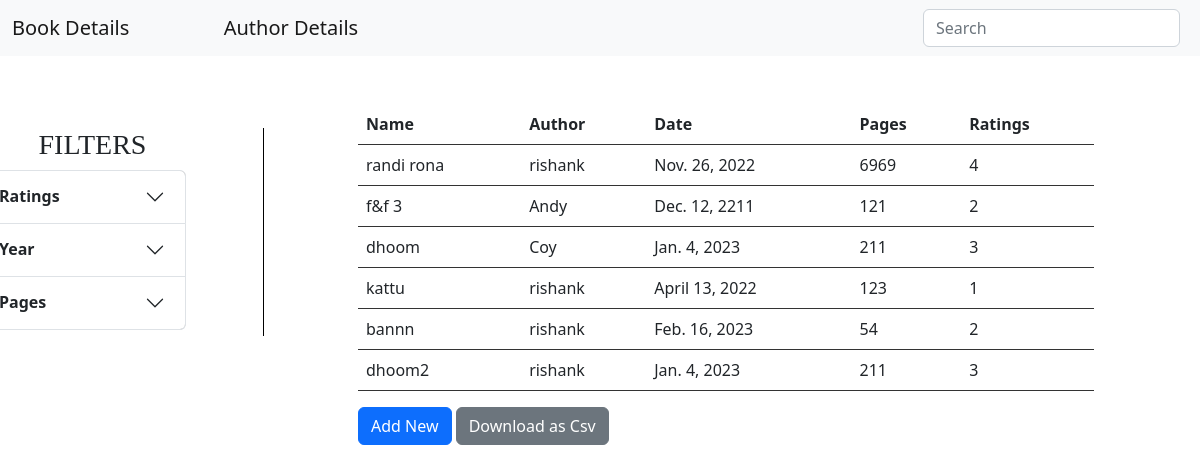
Page /books on the earlier database version.
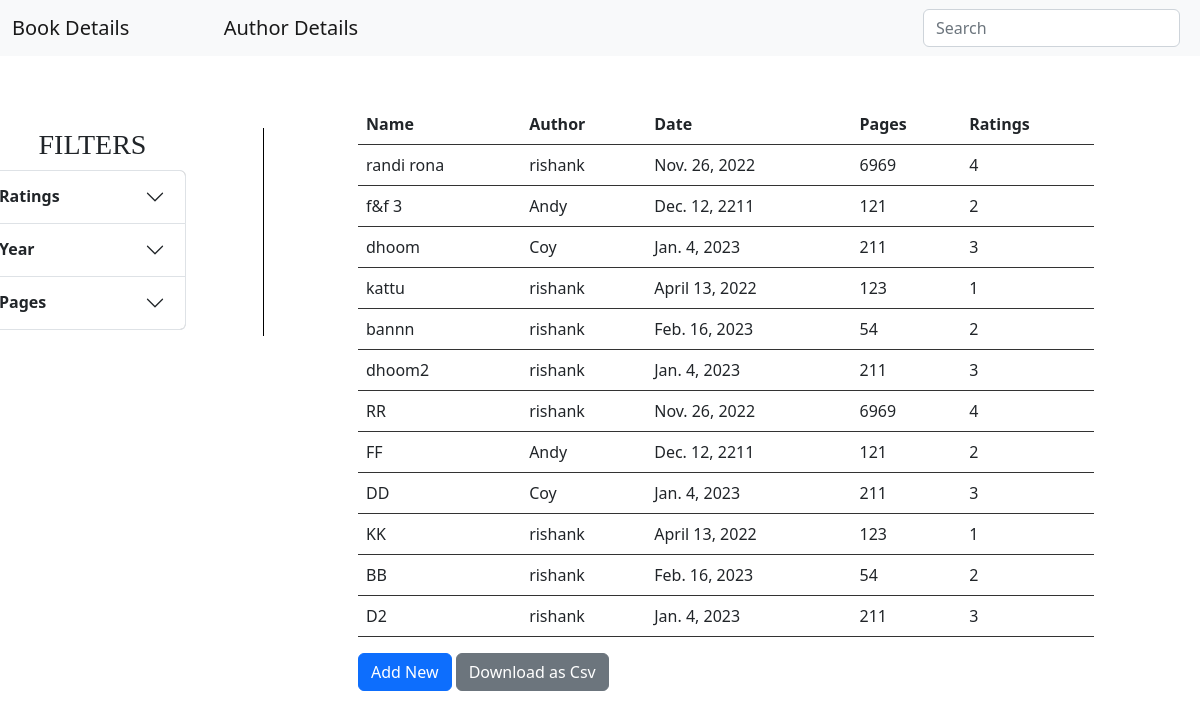
Same page on the later database version.
### authdetails/models.py (models this page shows, shortened)
class bookDet(models.Model):
    book_name = models.CharField(max_length=60, unique=True)
    book_author = models.ForeignKey("authorDet", on_delete=models.CASCADE)
    book_date = models.DateField()
    book_pages = models.IntegerField()
    average_critics_rating = models.IntegerField()

class authorDet(models.Model):
    GENDER_CHOICES = (
        ('M', 'Male'),
        ('F', 'Female'),
        ('O', 'Others')
    )
    auth_name = models.CharField(max_length=30, unique=True)
    auth_age = models.IntegerField()
    auth_gender = models.CharField( max_length=1, choices=GENDER_CHOICES)
    auth_country = CountryField()
    def __str__(self):
        return self.auth_name

### authdetails/views.py (the view)
# urls.py: path('books',views.bookView, name="book_view"),
def bookView(request):
    model = bookDet
    template_name = "authordetails/books.html"
    query = request.GET.get("q","")
    dataDet= bookDet.objects.filter(  Q(book_name__icontains=query) )
    rating = request.GET.get('rating')
    year_count_min = request.GET.get('year_count_min')
    year_count_max = request.GET.get('year_count_max')
    page_count_min = request.GET.get('page_count_min')
    page_count_max = request.GET.get('page_count_max')
    if is_valid_queryparam(rating) and rating != 'Select':
        dataDet = dataDet.filter(average_critics_rating=rating)
    if is_valid_queryparam(year_count_min):
        dataDet = dataDet.filter(book_date__gte=datetime.date(int(year_count_min), 1,1))
    if is_valid_queryparam(year_count_max):
        dataDet = dataDet.filter(book_date__lt=datetime.date(int(year_count_max), 12, 31))
    if is_valid_queryparam(page_count_min):
        dataDet = dataDet.filter(book_pages__gte=page_count_min)
    if is_valid_queryparam(page_count_max):
        dataDet = dataDet.filter(book_pages__lt=page_count_max)
    form = booksForm()
    if request.method == 'POST':
        form = booksForm(request.POST)
        if form.is_valid():
            form.save()
            form = booksForm()
            print("Form Valid")
        return render(request, 'authordetails/books.html',{'form':form, 'dataDet':dataDet})
    else:
        form = booksForm()
    return render(request, 'authordetails/books.html',{'form':form, 'dataDet':dataDet})

### authdetails/forms.py
class booksForm(forms.ModelForm):
    class Meta:
        model = bookDet
        fields = "__all__"
        widgets={
            'book_name' : forms.TextInput(attrs={
                'placeholder': 'Book Name',
                'class': 'form-control'
                }),
            'book_author' : forms.Select(attrs={
                'class': 'form-control'
            }),
            'book_date': forms.SelectDateWidget(attrs={
                'placeholder': 'Book Date',
                'class': 'form-control',
                'width' : '20rem'
            }),
            'book_pages': forms.TextInput(attrs={
                'placeholder': 'Book Pages',
                'class': 'form-control'
                }),
            'average_critics_rating' :forms.DateInput(attrs={
                'placeholder': 'Book Rating',
                'class': 'form-control'
            }),
        }

### authdetails/views.py (called while the page is built)
def is_valid_queryparam(param):
    return param != '' and param is not None

### templates/authordetails/books.html (shortened to what this page needs)
{% load static %}
<!DOCTYPE html>
<html lang="en">
<head>
    <link href="https://cdn.jsdelivr.net/npm/bootstrap@5.2.2/dist/css/bootstrap.min.css" rel="stylesheet">
    <link href="{% static 'css/style.css' %}" rel="stylesheet">
</head>
<body>
<nav class="navbar bg-light">
<div class="container-fluid">
    <a class="navbar-brand" href="{% url 'book_view' %}">Book Details</a>
    <a class="navbar-brand" href="{% url 'index' %}">Author Details</a>
    <form class="d-flex" role="search" action="{% url 'book_search_results' %}" method="get">
    <input class="form-control me-2" value="" name="q" type="text" placeholder="Search" aria-label="Search">
    </form>
</div>
</nav>
{% if dataDet %}
<br>
<div class="container"><br>
<div class="row">
<div class="col-3" style="margin-left: -4rem ;"><br>
    <h3 style="text-align: center ; margin-left: -2rem;">FILTERS</h3>
<div class="accordion" id="accordionExample" style="width: 13rem">
<div class="accordion-item" style="background-color: #a6a6a6 ;">
<h2 class="accordion-header" id="headingOne">
<button class="accordion-button collapsed" type="button" data-bs-toggle="collapse" data-bs-target="#collapseTwo" aria-expanded="false" aria-controls="collapseTwo">
    <strong>Ratings</strong>
</button>
</h2>
</div>
<div class="accordion-item" style="background-color: #a6a6a6 ;">
<h2 class="accordion-header" id="headingOne" >
<button class="accordion-button collapsed" type="button" data-bs-toggle="collapse" data-bs-target="#collapseOne" aria-expanded="false" aria-controls="collapseOne">
    <strong>Year</strong></button>
</h2>
</div>
<div class="accordion-item" style="background-color: #a6a6a6 ;">
<h2 class="accordion-header" id="headingOne2" >
<button class="accordion-button collapsed" type="button" data-bs-toggle="collapse" data-bs-target="#collapseOne2" aria-expanded="false" aria-controls="collapseOne2">
    <strong>Pages</strong></button>
</h2>
</div>
</div>
</div>
<div class="col-1"><br><div class="vl" style="border-left: 1px solid black; height: 13rem;"></div> </div>
<div class="col-8">
<table class="table">
<thead>
    <th>Name</th>
    <th>Author</th>
    <th>Date</th>
    <th>Pages</th>
    <th>Ratings</th>
</thead>
{% for acc in dataDet %}
<tr>
    <td> {{acc.book_name}} </td>
    <td> {{acc.book_author}} </td>
    <td> {{acc.book_date}} </td>
    <td> {{acc.book_pages}} </td>
    <td> {{acc.average_critics_rating}} </td>
</tr>
{% endfor %}
</table>
{% else %}
<p>No data found</p>
{% endif %}
<button type="submit" class="btn btn-primary" onclick="openPopUp()">Add New</button>
<a id="download_as_csv_expense" href="{% url 'download_as_csv_books' %}" class="btn btn-secondary">Download as Csv</a>
</div></div>
</div>
</body>
</html>

Differences in the rows shown:
added bookDet: book_name "RR", book_author "rishank", book_date "Nov. 26, 2022", book_pages "6969", average_critics_rating "4"
added bookDet: book_name "FF", book_author "Andy", book_date "Dec. 12, 2211", book_pages "121", average_critics_rating "2"
added bookDet: book_name "DD", book_author "Coy", book_date "Jan. 4, 2023", book_pages "211", average_critics_rating "3"
added bookDet: book_name "KK", book_author "rishank", book_date "April 13, 2022", book_pages "123", average_critics_rating "1"
added bookDet: book_name "BB", book_author "rishank", book_date "Feb. 16, 2023", book_pages "54", average_critics_rating "2"
added bookDet: book_name "D2", book_author "rishank", book_date "Jan. 4, 2023", book_pages "211", average_critics_rating "3"
